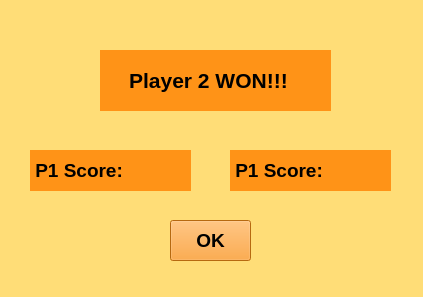
<?xml version="1.0" encoding="UTF-8"?>
<ui version="4.0">
 <class>MainWindow</class>
 <widget class="QMainWindow" name="MainWindow">
  <property name="geometry">
   <rect>
    <x>0</x>
    <y>0</y>
    <width>423</width>
    <height>297</height>
   </rect>
  </property>
  <property name="minimumSize">
   <size>
    <width>423</width>
    <height>297</height>
   </size>
  </property>
  <property name="maximumSize">
   <size>
    <width>423</width>
    <height>297</height>
   </size>
  </property>
  <property name="windowTitle">
   <string>MainWindow</string>
  </property>
  <property name="styleSheet">
   <string notr="true">background-color: rgb(255, 221, 119);</string>
  </property>
  <widget class="QWidget" name="centralwidget">
   <widget class="QLabel" name="win_label">
    <property name="geometry">
     <rect>
      <x>100</x>
      <y>50</y>
      <width>231</width>
      <height>61</height>
     </rect>
    </property>
    <property name="font">
     <font>
      <pointsize>16</pointsize>
      <weight>75</weight>
      <bold>true</bold>
     </font>
    </property>
    <property name="layoutDirection">
     <enum>Qt::LeftToRight</enum>
    </property>
    <property name="styleSheet">
     <string notr="true">background-color: rgb(255, 147, 23);</string>
    </property>
    <property name="text">
     <string>     Player 2 WON!!!</string>
    </property>
    <property name="scaledContents">
     <bool>false</bool>
    </property>
   </widget>
   <widget class="QLabel" name="p1_score">
    <property name="geometry">
     <rect>
      <x>30</x>
      <y>150</y>
      <width>161</width>
      <height>41</height>
     </rect>
    </property>
    <property name="font">
     <font>
      <pointsize>14</pointsize>
      <weight>75</weight>
      <bold>true</bold>
     </font>
    </property>
    <property name="layoutDirection">
     <enum>Qt::LeftToRight</enum>
    </property>
    <property name="styleSheet">
     <string notr="true">background-color: rgb(255, 147, 23);</string>
    </property>
    <property name="text">
     <string> P1 Score: </string>
    </property>
    <property name="scaledContents">
     <bool>false</bool>
    </property>
   </widget>
   <widget class="QLabel" name="p2_score">
    <property name="geometry">
     <rect>
      <x>230</x>
      <y>150</y>
      <width>161</width>
      <height>41</height>
     </rect>
    </property>
    <property name="font">
     <font>
      <pointsize>14</pointsize>
      <weight>75</weight>
      <bold>true</bold>
     </font>
    </property>
    <property name="layoutDirection">
     <enum>Qt::LeftToRight</enum>
    </property>
    <property name="styleSheet">
     <string notr="true">background-color: rgb(255, 147, 23);</string>
    </property>
    <property name="text">
     <string> P1 Score: </string>
    </property>
    <property name="scaledContents">
     <bool>false</bool>
    </property>
   </widget>
   <widget class="QPushButton" name="btn_ok">
    <property name="geometry">
     <rect>
      <x>170</x>
      <y>220</y>
      <width>81</width>
      <height>41</height>
     </rect>
    </property>
    <property name="font">
     <font>
      <pointsize>14</pointsize>
      <weight>75</weight>
      <bold>true</bold>
     </font>
    </property>
    <property name="styleSheet">
     <string notr="true">background-color: rgb(255, 147, 23);</string>
    </property>
    <property name="text">
     <string>OK</string>
    </property>
   </widget>
  </widget>
 </widget>
 <resources/>
 <connections/>
</ui>
